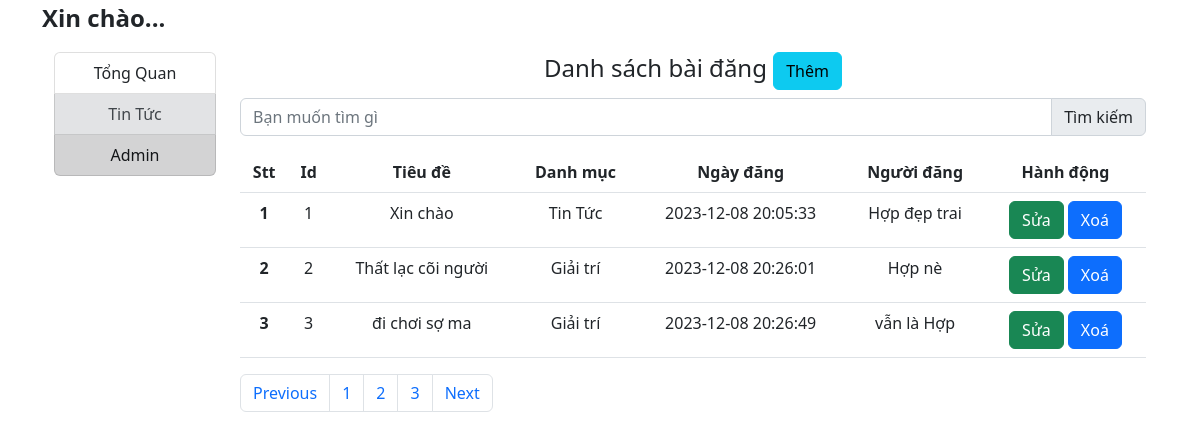
Page /admin/tintuc.php on the committed database.
### tables this page shows
CREATE TABLE `new` (
  `nid` int(10) NOT NULL,
  `ntitle` varchar(100) NOT NULL,
  `ncontent` text NOT NULL,
  `ndate` datetime NOT NULL DEFAULT current_timestamp(),
  `caid` int(10) NOT NULL,
  `nauthor` varchar(100) NOT NULL
);

### admin/tintuc.php (the view, shortened to what this page needs)
<!DOCTYPE html>
<html lang="en">
<head>
    <link href="https://cdn.jsdelivr.net/npm/bootstrap@5.2.3/dist/css/bootstrap.min.css" rel="stylesheet">
    <link rel="stylesheet" href="https://cdnjs.cloudflare.com/ajax/libs/font-awesome/6.5.0/css/all.min.css" />
</head>
<body>
    <div class="container">
        <section class="myheader">
        <?php
            include("division_admin/headerql.php");
            ?>
        </section>
        <section class="main">
            <div class="container text-center">
                <div class="row align-items-start">
                  <div class="col-md-2">
                  <?php
            include("division_admin/sidebar.php");
            ?>
                  </div>
                  <div class="col-md-10">
                    <h4>Danh sách bài đăng <a href="thembai.php"><button type="button" class="btn btn-info">Thêm</button></a></h4>
                    <form action="tim_new.php" method="get">
                    <div class="input-group mb-3">
                      <input type="text" class="form-control" placeholder="Bạn muốn tìm gì" aria-label="Bạn muốn tìm gì" aria-describedby="basic-addon2" name="search">
                      <input type="submit" class="input-group-text" id="basic-addon2" name="btnsearch"  value="Tìm kiếm">
                    </div>
                  </form>
                    <table class="table">
                      <thead>
                        <tr>
                          <th scope="col">Stt</th>
                          <th scope="col">Id</th>
                          <th scope="col">Tiêu đề</th>
                          <th scope="col">Danh mục</th>
                          <th scope="col">Ngày đăng</th>
                          <th scope="col">Người đăng</th>
                          <th scope="col">Hành động</th>
                        </tr>
                      </thead>
                      <tbody>
                      <?php
                        require("division_admin/connection.php");
                        $sql_hien ="SELECT * FROM new";
                        $result =mysqli_query($conn,$sql_hien);
                        if ($result->num_rows > 0) {
                            $i=1;
                            while($row = $result->fetch_assoc()) {
                        ?>
                        <tr>
                          <th scope="row"><?php   echo $i++ ?></th>
                          <td><?php echo $row["nid"]  ?></td>
                          <td><?php   echo $row["ntitle"] ?></td>
                          <td><?php if($row["caid"]==1)
                           {
                            echo"Tin Tức";
                          }elseif($row["caid"]==2)
                          {
                           echo"Xã hội";
                         }else
                         {
                          echo"Giải trí";
                        }
                            ?></td>
                          <td><?php   echo $row["ndate"] ?></td>
                          <td><?php   echo $row["nauthor"] ?></td>
                          <td><div class="d-grid gap-2 d-md-block">
                          <a href="sua_news.php?id=<?php echo $row['nid']; ?>&author=<?php echo $row['nauthor']; ?>&title=<?php echo urlencode($row['ntitle']); ?>&content=<?php echo urlencode($row['ncontent']); ?>&caid=<?php echo $row['caid']; ?>"><button class="btn btn-success" type="button">Sửa</button></a>
                            <a href="funtion_admin/xoa_news.php?id=<?php echo $row['nid'];?>" ><button class="btn btn-primary" type="button">Xoá</button></a>
                          </div></td>
                        </tr>
                        <?php
                            } }
                        ?>
                      </tbody>
                    </table>
                    <nav aria-label="Page navigation example">
                      <ul class="pagination">
                        <li class="page-item"><a class="page-link" href="#">Previous</a></li>
                        <li class="page-item"><a class="page-link" href="#">1</a></li>
                        <li class="page-item"><a class="page-link" href="#">2</a></li>
                        <li class="page-item"><a class="page-link" href="#">3</a></li>
                        <li class="page-item"><a class="page-link" href="#">Next</a></li>
                      </ul>
                    </nav>
                  </div>
                </div>
        </section>
</body>
</html>

### admin/division_admin/headerql.php
<p class="text-start fw-bold fs-4">Xin chào...</p>

### admin/division_admin/sidebar.php
<div class="list-group">
                        <a href="quanly.php" class="list-group-item list-group-item-action">Tổng Quan</a>
                        <a href="tintuc.php" class="list-group-item list-group-item-action list-group-item-secondary">Tin Tức</a>
                        <a href="admin.php" class="list-group-item list-group-item-action list-group-item-dark">Admin</a>
                    </div>

### rows in the picture
new: nid "1", ntitle "Xin chào", shows "Tin Tức", ndate "2023-12-08 20:05:33", nauthor "Hợp đẹp trai"
new: nid "2", ntitle "Thất lạc cõi người", shows "Giải trí", ndate "2023-12-08 20:26:01", nauthor "Hợp nè"
new: nid "3", ntitle "đi chơi sợ ma", shows "Giải trí", ndate "2023-12-08 20:26:49", nauthor "vẫn là Hợp"
